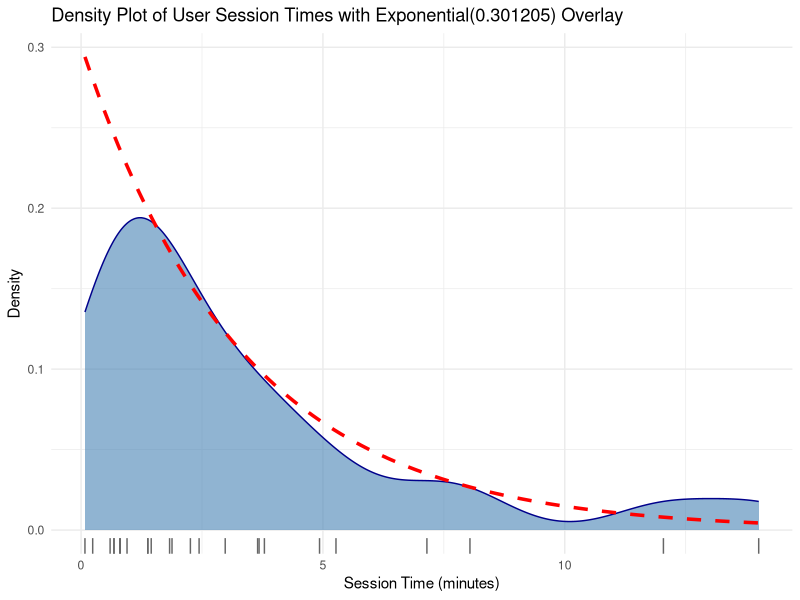

This chart was generated by the following R code:
library(ggplot2)
d=c(1.88, 12.04, 5.27, 3.65, 0.68, 0.68, 0.24, 8.04, 3.68, 4.93, 0.08, 14.01, 7.15, 0.95, 0.8, 0.81, 1.45, 2.98, 2.26, 1.38, 3.79, 0.6, 1.38, 1.83, 2.44)
df <- data.frame(session_time = d)
lambda <- 0.301205

ggplot(df, aes(x = session_time)) +
  geom_density(fill = "steelblue", alpha = 0.6, color = "darkblue") +
  stat_function(
    fun = function(x) dexp(x, rate = lambda),
    color = "red", size = 1.2, linetype = "dashed"
  ) +
  geom_rug(sides = "b", color = "gray40") +
  labs(
    title = "Density Plot of User Session Times with Exponential(0.301205) Overlay",
    x = "Session Time (minutes)",
    y = "Density"
  ) +
  theme_minimal()
